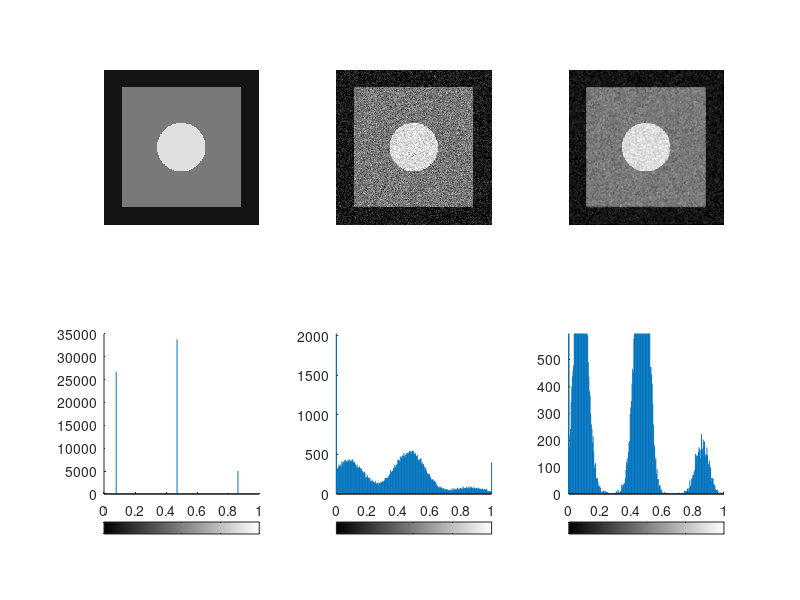

Here is the MATLAB script that generated this plot:
im1=zeros(256,256);
im2=im1+20;

im2(30:226,30:226)=120;

for i=1:256
    for j=1:256
        x=128;
        y=128;
        dist=sqrt((i-x)^2+(j-y)^2);
        if dist<40
            im2(i,j)=220;
        end
    end
end

im3=im2/255;
figure;
subplot(2,3,1),imshow(im3);
subplot(2,3,4),imhist(im3);

noisy=imnoise(im3,'gaussian');
subplot(2,3,2),imshow(noisy);
subplot(2,3,5),imhist(noisy);

filtered_im=medfilt2(noisy);
subplot(2,3,3),imshow(filtered_im);
subplot(2,3,6),imhist(filtered_im);